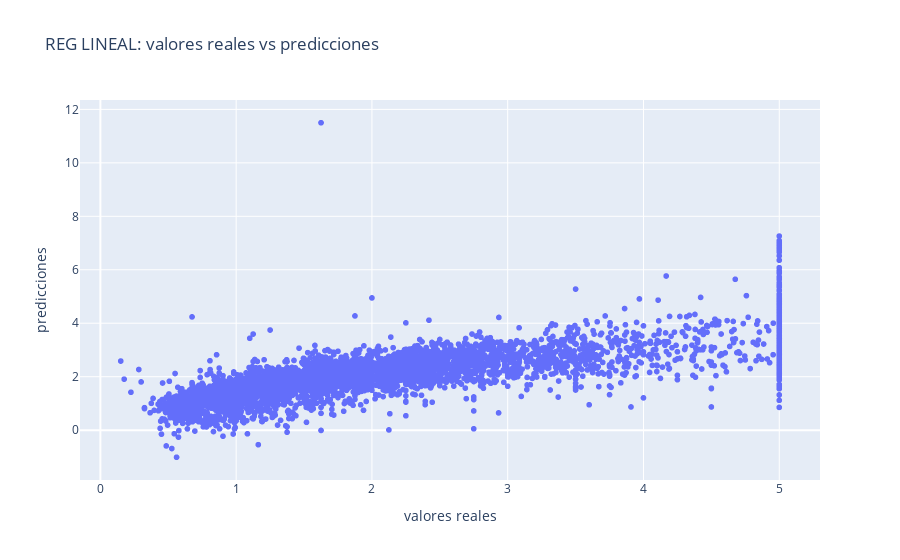
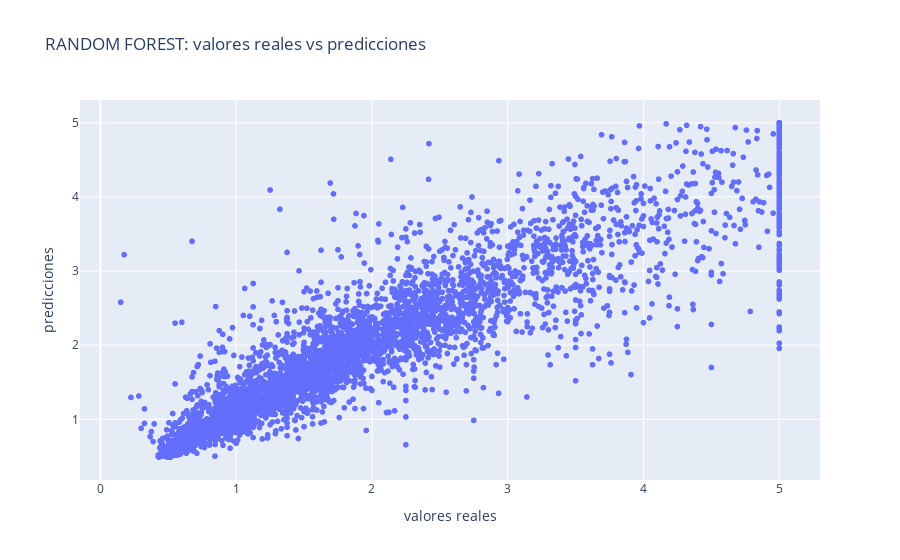

Here is the notebook cell these charts were saved with, in order:
### Code cell
#plotly
#funcion evaluacion de modelo intern
def evaluacion(y_true, y_pred, modelo_nombre):
    
    
    mse = mean_squared_error(y_true, y_pred)
    r2 = r2_score(y_true, y_pred)
    print(f'{modelo_nombre} - MSE {mse:.2f}')
    print(f'{modelo_nombre} - R2 {r2:.2f}')
    
    

print("evaluacion de los modelos")

#visu reg lineal
fig_linear = px.scatter(x=y_test, y=y_pred_linear, labels={'x': 'valores reales', 'y': 'predicciones'},
                        title="REG LINEAL: valores reales vs predicciones")
fig_linear.show()

#visu random forest
fig_rf = px.scatter(x=y_test, y=y_pred_rf, labels={'x': 'valores reales', 'y': 'predicciones'},
                    title="RANDOM FOREST: valores reales vs predicciones")
fig_rf.show()

### Figure 1 — Plotly figure (JSON) as saved in the notebook; plotly's stock layout.template omitted (floating-point values rounded to 4 significant figures; data arrays with more than 128 entries replaced by an {"elided": "..."} marker saying what was removed)
{"data": [{"hovertemplate": "valores reales=%{x}<br>predicciones=%{y}<extra></extra>", "legendgroup": "", "marker": {"color": "#636efa", "symbol": "circle"}, "mode": "markers", "name": "", "showlegend": false, "type": "scattergl", "x": {"elided": "4128 float values"}, "xaxis": "x", "y": {"elided": "4128 float values"}, "yaxis": "y"}], "layout": {"legend": {"tracegroupgap": 0}, "title": {"text": "REG LINEAL: valores reales vs predicciones"}, "xaxis": {"anchor": "y", "domain": [0, 1], "title": {"text": "valores reales"}}, "yaxis": {"anchor": "x", "domain": [0, 1], "title": {"text": "predicciones"}}}}

### Figure 2 — Plotly figure (JSON) as saved in the notebook; plotly's stock layout.template omitted (floating-point values rounded to 4 significant figures; data arrays with more than 128 entries replaced by an {"elided": "..."} marker saying what was removed)
{"data": [{"hovertemplate": "valores reales=%{x}<br>predicciones=%{y}<extra></extra>", "legendgroup": "", "marker": {"color": "#636efa", "symbol": "circle"}, "mode": "markers", "name": "", "showlegend": false, "type": "scattergl", "x": {"elided": "4128 float values"}, "xaxis": "x", "y": {"elided": "4128 float values"}, "yaxis": "y"}], "layout": {"legend": {"tracegroupgap": 0}, "title": {"text": "RANDOM FOREST: valores reales vs predicciones"}, "xaxis": {"anchor": "y", "domain": [0, 1], "title": {"text": "valores reales"}}, "yaxis": {"anchor": "x", "domain": [0, 1], "title": {"text": "predicciones"}}}}
